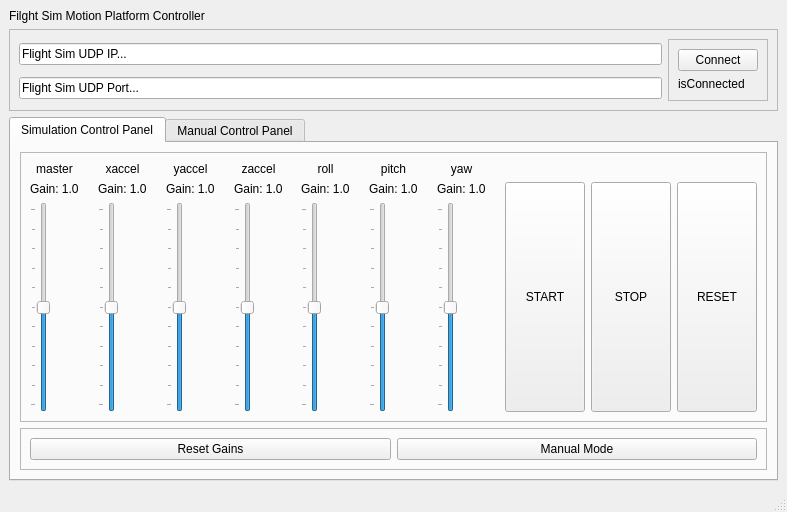
<?xml version="1.0" encoding="UTF-8"?>
<ui version="4.0">
 <class>MainWindow</class>
 <widget class="QMainWindow" name="MainWindow">
  <property name="enabled">
   <bool>true</bool>
  </property>
  <property name="geometry">
   <rect>
    <x>0</x>
    <y>0</y>
    <width>787</width>
    <height>510</height>
   </rect>
  </property>
  <property name="sizePolicy">
   <sizepolicy hsizetype="Fixed" vsizetype="Fixed">
    <horstretch>0</horstretch>
    <verstretch>0</verstretch>
   </sizepolicy>
  </property>
  <property name="windowTitle">
   <string>MainWindow</string>
  </property>
  <widget class="QWidget" name="centralwidget">
   <property name="sizePolicy">
    <sizepolicy hsizetype="Expanding" vsizetype="Expanding">
     <horstretch>1</horstretch>
     <verstretch>1</verstretch>
    </sizepolicy>
   </property>
   <layout class="QGridLayout" name="gridLayout_2">
    <item row="0" column="0">
     <widget class="QLabel" name="SM_STATUS">
      <property name="text">
       <string>Filght Sim Motion Platform Controller</string>
      </property>
     </widget>
    </item>
    <item row="1" column="0">
     <widget class="QFrame" name="frame_2">
      <property name="frameShape">
       <enum>QFrame::StyledPanel</enum>
      </property>
      <property name="frameShadow">
       <enum>QFrame::Raised</enum>
      </property>
      <layout class="QGridLayout" name="gridLayout_3">
       <item row="0" column="1" rowspan="2">
        <widget class="QFrame" name="frame_3">
         <property name="frameShape">
          <enum>QFrame::StyledPanel</enum>
         </property>
         <property name="frameShadow">
          <enum>QFrame::Raised</enum>
         </property>
         <layout class="QVBoxLayout" name="verticalLayout_4">
          <item>
           <widget class="QPushButton" name="Connect">
            <property name="text">
             <string>Connect</string>
            </property>
           </widget>
          </item>
          <item>
           <widget class="QLabel" name="is_flight_sim_connected">
            <property name="text">
             <string>isConnected</string>
            </property>
           </widget>
          </item>
         </layout>
        </widget>
       </item>
       <item row="0" column="0">
        <widget class="QLineEdit" name="flight_sim_IP">
         <property name="text">
          <string>Flight Sim UDP IP...</string>
         </property>
        </widget>
       </item>
       <item row="1" column="0">
        <widget class="QLineEdit" name="flight_sim_UDP">
         <property name="text">
          <string>Flight Sim UDP Port...</string>
         </property>
        </widget>
       </item>
      </layout>
     </widget>
    </item>
    <item row="2" column="0">
     <widget class="QTabWidget" name="tabWidget">
      <property name="currentIndex">
       <number>0</number>
      </property>
      <widget class="QWidget" name="tab">
       <attribute name="title">
        <string>Simulation Control Panel</string>
       </attribute>
       <layout class="QGridLayout" name="gridLayout_4">
        <item row="1" column="0">
         <widget class="QFrame" name="frame_4">
          <property name="frameShape">
           <enum>QFrame::StyledPanel</enum>
          </property>
          <property name="frameShadow">
           <enum>QFrame::Raised</enum>
          </property>
          <layout class="QHBoxLayout" name="horizontalLayout">
           <item>
            <widget class="QPushButton" name="reset_gains">
             <property name="text">
              <string>Reset Gains</string>
             </property>
            </widget>
           </item>
           <item>
            <widget class="QPushButton" name="manual_mode_button">
             <property name="text">
              <string>Manual Mode</string>
             </property>
            </widget>
           </item>
          </layout>
         </widget>
        </item>
        <item row="0" column="0">
         <widget class="QFrame" name="frame">
          <property name="sizePolicy">
           <sizepolicy hsizetype="Expanding" vsizetype="Expanding">
            <horstretch>0</horstretch>
            <verstretch>0</verstretch>
           </sizepolicy>
          </property>
          <property name="frameShape">
           <enum>QFrame::StyledPanel</enum>
          </property>
          <property name="frameShadow">
           <enum>QFrame::Raised</enum>
          </property>
          <layout class="QGridLayout" name="gridLayout">
           <item row="1" column="4">
            <widget class="QLabel" name="yaccel_label">
             <property name="text">
              <string>Gain: 1.0</string>
             </property>
            </widget>
           </item>
           <item row="1" column="2">
            <widget class="QLabel" name="xaccel_label">
             <property name="text">
              <string>Gain: 1.0</string>
             </property>
            </widget>
           </item>
           <item row="1" column="8">
            <widget class="QLabel" name="roll_label">
             <property name="text">
              <string>Gain: 1.0</string>
             </property>
            </widget>
           </item>
           <item row="1" column="6">
            <widget class="QLabel" name="zaccel_label">
             <property name="text">
              <string>Gain: 1.0</string>
             </property>
            </widget>
           </item>
           <item row="1" column="10">
            <widget class="QLabel" name="pitch_label">
             <property name="text">
              <string>Gain: 1.0</string>
             </property>
            </widget>
           </item>
           <item row="1" column="12">
            <widget class="QLabel" name="yaw_label">
             <property name="text">
              <string>Gain: 1.0</string>
             </property>
            </widget>
           </item>
           <item row="1" column="14" rowspan="2">
            <widget class="QPushButton" name="start">
             <property name="sizePolicy">
              <sizepolicy hsizetype="Fixed" vsizetype="Expanding">
               <horstretch>0</horstretch>
               <verstretch>0</verstretch>
              </sizepolicy>
             </property>
             <property name="text">
              <string>START</string>
             </property>
            </widget>
           </item>
           <item row="2" column="8">
            <widget class="QSlider" name="roll">
             <property name="minimumSize">
              <size>
               <width>20</width>
               <height>200</height>
              </size>
             </property>
             <property name="maximum">
              <number>10</number>
             </property>
             <property name="value">
              <number>5</number>
             </property>
             <property name="tracking">
              <bool>true</bool>
             </property>
             <property name="orientation">
              <enum>Qt::Vertical</enum>
             </property>
             <property name="invertedAppearance">
              <bool>false</bool>
             </property>
             <property name="invertedControls">
              <bool>false</bool>
             </property>
             <property name="tickPosition">
              <enum>QSlider::TicksAbove</enum>
             </property>
             <property name="tickInterval">
              <number>1</number>
             </property>
            </widget>
           </item>
           <item row="0" column="8">
            <widget class="QLabel" name="label_5">
             <property name="text">
              <string>roll</string>
             </property>
             <property name="alignment">
              <set>Qt::AlignCenter</set>
             </property>
            </widget>
           </item>
           <item row="0" column="4">
            <widget class="QLabel" name="label_3">
             <property name="text">
              <string>yaccel</string>
             </property>
             <property name="alignment">
              <set>Qt::AlignCenter</set>
             </property>
            </widget>
           </item>
           <item row="2" column="2">
            <widget class="QSlider" name="xaccel">
             <property name="minimumSize">
              <size>
               <width>20</width>
               <height>200</height>
              </size>
             </property>
             <property name="maximum">
              <number>10</number>
             </property>
             <property name="value">
              <number>5</number>
             </property>
             <property name="tracking">
              <bool>true</bool>
             </property>
             <property name="orientation">
              <enum>Qt::Vertical</enum>
             </property>
             <property name="invertedAppearance">
              <bool>false</bool>
             </property>
             <property name="invertedControls">
              <bool>false</bool>
             </property>
             <property name="tickPosition">
              <enum>QSlider::TicksAbove</enum>
             </property>
             <property name="tickInterval">
              <number>1</number>
             </property>
            </widget>
           </item>
           <item row="2" column="1">
            <spacer name="horizontalSpacer_7">
             <property name="orientation">
              <enum>Qt::Horizontal</enum>
             </property>
             <property name="sizeHint" stdset="0">
              <size>
               <width>40</width>
               <height>20</height>
              </size>
             </property>
            </spacer>
           </item>
           <item row="2" column="10">
            <widget class="QSlider" name="pitch">
             <property name="minimumSize">
              <size>
               <width>20</width>
               <height>200</height>
              </size>
             </property>
             <property name="maximum">
              <number>10</number>
             </property>
             <property name="value">
              <number>5</number>
             </property>
             <property name="tracking">
              <bool>true</bool>
             </property>
             <property name="orientation">
              <enum>Qt::Vertical</enum>
             </property>
             <property name="invertedAppearance">
              <bool>false</bool>
             </property>
             <property name="invertedControls">
              <bool>false</bool>
             </property>
             <property name="tickPosition">
              <enum>QSlider::TicksAbove</enum>
             </property>
             <property name="tickInterval">
              <number>1</number>
             </property>
            </widget>
           </item>
           <item row="0" column="10">
            <widget class="QLabel" name="label_6">
             <property name="text">
              <string>pitch</string>
             </property>
             <property name="alignment">
              <set>Qt::AlignCenter</set>
             </property>
            </widget>
           </item>
           <item row="0" column="0">
            <widget class="QLabel" name="label">
             <property name="text">
              <string>master</string>
             </property>
             <property name="alignment">
              <set>Qt::AlignCenter</set>
             </property>
            </widget>
           </item>
           <item row="2" column="13">
            <spacer name="horizontalSpacer">
             <property name="orientation">
              <enum>Qt::Horizontal</enum>
             </property>
             <property name="sizeHint" stdset="0">
              <size>
               <width>40</width>
               <height>20</height>
              </size>
             </property>
            </spacer>
           </item>
           <item row="1" column="16" rowspan="2">
            <widget class="QPushButton" name="reset">
             <property name="sizePolicy">
              <sizepolicy hsizetype="Fixed" vsizetype="Expanding">
               <horstretch>0</horstretch>
               <verstretch>0</verstretch>
              </sizepolicy>
             </property>
             <property name="text">
              <string>RESET</string>
             </property>
            </widget>
           </item>
           <item row="1" column="0">
            <widget class="QLabel" name="master_label">
             <property name="text">
              <string>Gain: 1.0</string>
             </property>
            </widget>
           </item>
           <item row="2" column="6">
            <widget class="QSlider" name="zaccel">
             <property name="sizePolicy">
              <sizepolicy hsizetype="Fixed" vsizetype="Expanding">
               <horstretch>0</horstretch>
               <verstretch>0</verstretch>
              </sizepolicy>
             </property>
             <property name="minimumSize">
              <size>
               <width>20</width>
               <height>200</height>
              </size>
             </property>
             <property name="maximum">
              <number>10</number>
             </property>
             <property name="value">
              <number>5</number>
             </property>
             <property name="tracking">
              <bool>true</bool>
             </property>
             <property name="orientation">
              <enum>Qt::Vertical</enum>
             </property>
             <property name="invertedAppearance">
              <bool>false</bool>
             </property>
             <property name="invertedControls">
              <bool>false</bool>
             </property>
             <property name="tickPosition">
              <enum>QSlider::TicksAbove</enum>
             </property>
             <property name="tickInterval">
              <number>1</number>
             </property>
            </widget>
           </item>
           <item row="0" column="2">
            <widget class="QLabel" name="label_2">
             <property name="text">
              <string>xaccel</string>
             </property>
             <property name="alignment">
              <set>Qt::AlignCenter</set>
             </property>
            </widget>
           </item>
           <item row="2" column="4">
            <widget class="QSlider" name="yaccel">
             <property name="minimumSize">
              <size>
               <width>20</width>
               <height>200</height>
              </size>
             </property>
             <property name="maximum">
              <number>10</number>
             </property>
             <property name="value">
              <number>5</number>
             </property>
             <property name="tracking">
              <bool>true</bool>
             </property>
             <property name="orientation">
              <enum>Qt::Vertical</enum>
             </property>
             <property name="invertedAppearance">
              <bool>false</bool>
             </property>
             <property name="invertedControls">
              <bool>false</bool>
             </property>
             <property name="tickPosition">
              <enum>QSlider::TicksAbove</enum>
             </property>
             <property name="tickInterval">
              <number>1</number>
             </property>
            </widget>
           </item>
           <item row="0" column="6">
            <widget class="QLabel" name="label_4">
             <property name="text">
              <string>zaccel</string>
             </property>
             <property name="alignment">
              <set>Qt::AlignCenter</set>
             </property>
            </widget>
           </item>
           <item row="2" column="0">
            <widget class="QSlider" name="master">
             <property name="enabled">
              <bool>true</bool>
             </property>
             <property name="minimumSize">
              <size>
               <width>20</width>
               <height>200</height>
              </size>
             </property>
             <property name="maximum">
              <number>10</number>
             </property>
             <property name="value">
              <number>5</number>
             </property>
             <property name="tracking">
              <bool>true</bool>
             </property>
             <property name="orientation">
              <enum>Qt::Vertical</enum>
             </property>
             <property name="invertedAppearance">
              <bool>false</bool>
             </property>
             <property name="invertedControls">
              <bool>false</bool>
             </property>
             <property name="tickPosition">
              <enum>QSlider::TicksAbove</enum>
             </property>
             <property name="tickInterval">
              <number>1</number>
             </property>
            </widget>
           </item>
           <item row="0" column="12">
            <widget class="QLabel" name="label_7">
             <property name="text">
              <string>yaw</string>
             </property>
             <property name="alignment">
              <set>Qt::AlignCenter</set>
             </property>
            </widget>
           </item>
           <item row="2" column="11">
            <spacer name="horizontalSpacer_2">
             <property name="orientation">
              <enum>Qt::Horizontal</enum>
             </property>
             <property name="sizeHint" stdset="0">
              <size>
               <width>40</width>
               <height>20</height>
              </size>
             </property>
            </spacer>
           </item>
           <item row="2" column="3">
            <spacer name="horizontalSpacer_6">
             <property name="orientation">
              <enum>Qt::Horizontal</enum>
             </property>
             <property name="sizeHint" stdset="0">
              <size>
               <width>40</width>
               <height>20</height>
              </size>
             </property>
            </spacer>
           </item>
           <item row="1" column="15" rowspan="2">
            <widget class="QPushButton" name="stop">
             <property name="sizePolicy">
              <sizepolicy hsizetype="Fixed" vsizetype="Expanding">
               <horstretch>0</horstretch>
               <verstretch>0</verstretch>
              </sizepolicy>
             </property>
             <property name="text">
              <string>STOP</string>
             </property>
            </widget>
           </item>
           <item row="2" column="5">
            <spacer name="horizontalSpacer_5">
             <property name="orientation">
              <enum>Qt::Horizontal</enum>
             </property>
             <property name="sizeHint" stdset="0">
              <size>
               <width>40</width>
               <height>20</height>
              </size>
             </property>
            </spacer>
           </item>
           <item row="2" column="7">
            <spacer name="horizontalSpacer_4">
             <property name="orientation">
              <enum>Qt::Horizontal</enum>
             </property>
             <property name="sizeHint" stdset="0">
              <size>
               <width>40</width>
               <height>20</height>
              </size>
             </property>
            </spacer>
           </item>
           <item row="2" column="9">
            <spacer name="horizontalSpacer_3">
             <property name="orientation">
              <enum>Qt::Horizontal</enum>
             </property>
             <property name="sizeHint" stdset="0">
              <size>
               <width>40</width>
               <height>20</height>
              </size>
             </property>
            </spacer>
           </item>
           <item row="2" column="12">
            <widget class="QSlider" name="yaw">
             <property name="minimumSize">
              <size>
               <width>20</width>
               <height>200</height>
              </size>
             </property>
             <property name="maximum">
              <number>10</number>
             </property>
             <property name="value">
              <number>5</number>
             </property>
             <property name="tracking">
              <bool>true</bool>
             </property>
             <property name="orientation">
              <enum>Qt::Vertical</enum>
             </property>
             <property name="invertedAppearance">
              <bool>false</bool>
             </property>
             <property name="invertedControls">
              <bool>false</bool>
             </property>
             <property name="tickPosition">
              <enum>QSlider::TicksAbove</enum>
             </property>
             <property name="tickInterval">
              <number>1</number>
             </property>
            </widget>
           </item>
          </layout>
         </widget>
        </item>
       </layout>
      </widget>
      <widget class="QWidget" name="tab_2">
       <attribute name="title">
        <string>Manual Control Panel</string>
       </attribute>
       <layout class="QGridLayout" name="gridLayout_5">
        <item row="0" column="0">
         <widget class="QFrame" name="frame_5">
          <property name="frameShape">
           <enum>QFrame::StyledPanel</enum>
          </property>
          <property name="frameShadow">
           <enum>QFrame::Raised</enum>
          </property>
          <layout class="QGridLayout" name="gridLayout_6">
           <item row="1" column="0">
            <widget class="QLabel" name="xaccel_label_2">
             <property name="text">
              <string>Gain: 1.0</string>
             </property>
            </widget>
           </item>
           <item row="1" column="2">
            <widget class="QLabel" name="yaccel_label_2">
             <property name="text">
              <string>Gain: 1.0</string>
             </property>
            </widget>
           </item>
           <item row="2" column="5">
            <spacer name="horizontalSpacer_8">
             <property name="orientation">
              <enum>Qt::Horizontal</enum>
             </property>
             <property name="sizeHint" stdset="0">
              <size>
               <width>98</width>
               <height>20</height>
              </size>
             </property>
            </spacer>
           </item>
           <item row="2" column="9">
            <spacer name="horizontalSpacer_10">
             <property name="orientation">
              <enum>Qt::Horizontal</enum>
             </property>
             <property name="sizeHint" stdset="0">
              <size>
               <width>98</width>
               <height>20</height>
              </size>
             </property>
            </spacer>
           </item>
           <item row="2" column="3">
            <spacer name="horizontalSpacer_12">
             <property name="orientation">
              <enum>Qt::Horizontal</enum>
             </property>
             <property name="sizeHint" stdset="0">
              <size>
               <width>99</width>
               <height>20</height>
              </size>
             </property>
            </spacer>
           </item>
           <item row="1" column="4">
            <widget class="QLabel" name="zaccel_label_2">
             <property name="text">
              <string>Gain: 1.0</string>
             </property>
            </widget>
           </item>
           <item row="2" column="6">
            <widget class="QSlider" name="roll_manual">
             <property name="minimumSize">
              <size>
               <width>20</width>
               <height>200</height>
              </size>
             </property>
             <property name="maximum">
              <number>10</number>
             </property>
             <property name="value">
              <number>5</number>
             </property>
             <property name="tracking">
              <bool>true</bool>
             </property>
             <property name="orientation">
              <enum>Qt::Vertical</enum>
             </property>
             <property name="invertedAppearance">
              <bool>false</bool>
             </property>
             <property name="invertedControls">
              <bool>false</bool>
             </property>
             <property name="tickPosition">
              <enum>QSlider::TicksAbove</enum>
             </property>
             <property name="tickInterval">
              <number>1</number>
             </property>
            </widget>
           </item>
           <item row="2" column="7">
            <spacer name="horizontalSpacer_11">
             <property name="orientation">
              <enum>Qt::Horizontal</enum>
             </property>
             <property name="sizeHint" stdset="0">
              <size>
               <width>99</width>
               <height>20</height>
              </size>
             </property>
            </spacer>
           </item>
           <item row="2" column="8">
            <widget class="QSlider" name="pitch_manual">
             <property name="minimumSize">
              <size>
               <width>20</width>
               <height>200</height>
              </size>
             </property>
             <property name="maximum">
              <number>10</number>
             </property>
             <property name="value">
              <number>5</number>
             </property>
             <property name="tracking">
              <bool>true</bool>
             </property>
             <property name="orientation">
              <enum>Qt::Vertical</enum>
             </property>
             <property name="invertedAppearance">
              <bool>false</bool>
             </property>
             <property name="invertedControls">
              <bool>false</bool>
             </property>
             <property name="tickPosition">
              <enum>QSlider::TicksAbove</enum>
             </property>
             <property name="tickInterval">
              <number>1</number>
             </property>
            </widget>
           </item>
           <item row="2" column="10">
            <widget class="QSlider" name="yaw_manual">
             <property name="minimumSize">
              <size>
               <width>20</width>
               <height>200</height>
              </size>
             </property>
             <property name="maximum">
              <number>10</number>
             </property>
             <property name="value">
              <number>5</number>
             </property>
             <property name="tracking">
              <bool>true</bool>
             </property>
             <property name="orientation">
              <enum>Qt::Vertical</enum>
             </property>
             <property name="invertedAppearance">
              <bool>false</bool>
             </property>
             <property name="invertedControls">
              <bool>false</bool>
             </property>
             <property name="tickPosition">
              <enum>QSlider::TicksAbove</enum>
             </property>
             <property name="tickInterval">
              <number>1</number>
             </property>
            </widget>
           </item>
           <item row="1" column="8">
            <widget class="QLabel" name="pitch_label_2">
             <property name="text">
              <string>Gain: 1.0</string>
             </property>
            </widget>
           </item>
           <item row="2" column="2">
            <widget class="QSlider" name="yaccel_manual">
             <property name="minimumSize">
              <size>
               <width>20</width>
               <height>200</height>
              </size>
             </property>
             <property name="maximum">
              <number>10</number>
             </property>
             <property name="value">
              <number>5</number>
             </property>
             <property name="tracking">
              <bool>true</bool>
             </property>
             <property name="orientation">
              <enum>Qt::Vertical</enum>
             </property>
             <property name="invertedAppearance">
              <bool>false</bool>
             </property>
             <property name="invertedControls">
              <bool>false</bool>
             </property>
             <property name="tickPosition">
              <enum>QSlider::TicksAbove</enum>
             </property>
             <property name="tickInterval">
              <number>1</number>
             </property>
            </widget>
           </item>
           <item row="1" column="10">
            <widget class="QLabel" name="yaw_label_2">
             <property name="text">
              <string>Deg: 1.0</string>
             </property>
            </widget>
           </item>
           <item row="1" column="6">
            <widget class="QLabel" name="roll_label_2">
             <property name="text">
              <string>Gain: 1.0</string>
             </property>
            </widget>
           </item>
           <item row="2" column="1">
            <spacer name="horizontalSpacer_13">
             <property name="orientation">
              <enum>Qt::Horizontal</enum>
             </property>
             <property name="sizeHint" stdset="0">
              <size>
               <width>98</width>
               <height>20</height>
              </size>
             </property>
            </spacer>
           </item>
           <item row="2" column="4">
            <widget class="QSlider" name="zaccel_manual">
             <property name="sizePolicy">
              <sizepolicy hsizetype="Fixed" vsizetype="Expanding">
               <horstretch>0</horstretch>
               <verstretch>0</verstretch>
              </sizepolicy>
             </property>
             <property name="minimumSize">
              <size>
               <width>20</width>
               <height>200</height>
              </size>
             </property>
             <property name="maximum">
              <number>10</number>
             </property>
             <property name="value">
              <number>5</number>
             </property>
             <property name="tracking">
              <bool>true</bool>
             </property>
             <property name="orientation">
              <enum>Qt::Vertical</enum>
             </property>
             <property name="invertedAppearance">
              <bool>false</bool>
             </property>
             <property name="invertedControls">
              <bool>false</bool>
             </property>
             <property name="tickPosition">
              <enum>QSlider::TicksAbove</enum>
             </property>
             <property name="tickInterval">
              <number>1</number>
             </property>
            </widget>
           </item>
           <item row="0" column="2">
            <widget class="QLabel" name="label_9">
             <property name="text">
              <string>yaccel</string>
             </property>
             <property name="alignment">
              <set>Qt::AlignCenter</set>
             </property>
            </widget>
           </item>
           <item row="0" column="4">
            <widget class="QLabel" name="label_8">
             <property name="text">
              <string>zaccel</string>
             </property>
             <property name="alignment">
              <set>Qt::AlignCenter</set>
             </property>
            </widget>
           </item>
           <item row="0" column="6">
            <widget class="QLabel" name="label_13">
             <property name="text">
              <string>roll</string>
             </property>
             <property name="alignment">
              <set>Qt::AlignCenter</set>
             </property>
            </widget>
           </item>
           <item row="0" column="8">
            <widget class="QLabel" name="label_10">
             <property name="text">
              <string>pitch</string>
             </property>
             <property name="alignment">
              <set>Qt::AlignCenter</set>
             </property>
            </widget>
           </item>
           <item row="0" column="10">
            <widget class="QLabel" name="label_11">
             <property name="text">
              <string>yaw</string>
             </property>
             <property name="alignment">
              <set>Qt::AlignCenter</set>
             </property>
            </widget>
           </item>
           <item row="0" column="0">
            <widget class="QLabel" name="label_14">
             <property name="text">
              <string>xaccel</string>
             </property>
             <property name="alignment">
              <set>Qt::AlignCenter</set>
             </property>
            </widget>
           </item>
           <item row="2" column="0">
            <widget class="QSlider" name="xaccel_manual">
             <property name="minimumSize">
              <size>
               <width>20</width>
               <height>200</height>
              </size>
             </property>
             <property name="maximum">
              <number>10</number>
             </property>
             <property name="value">
              <number>5</number>
             </property>
             <property name="tracking">
              <bool>true</bool>
             </property>
             <property name="orientation">
              <enum>Qt::Vertical</enum>
             </property>
             <property name="invertedAppearance">
              <bool>false</bool>
             </property>
             <property name="invertedControls">
              <bool>false</bool>
             </property>
             <property name="tickPosition">
              <enum>QSlider::TicksAbove</enum>
             </property>
             <property name="tickInterval">
              <number>1</number>
             </property>
            </widget>
           </item>
          </layout>
         </widget>
        </item>
        <item row="1" column="0">
         <widget class="QFrame" name="frame_6">
          <property name="minimumSize">
           <size>
            <width>0</width>
            <height>50</height>
           </size>
          </property>
          <property name="frameShape">
           <enum>QFrame::StyledPanel</enum>
          </property>
          <property name="frameShadow">
           <enum>QFrame::Raised</enum>
          </property>
          <layout class="QGridLayout" name="gridLayout_7">
           <item row="1" column="0">
            <widget class="QPushButton" name="simulation_mode_button">
             <property name="sizePolicy">
              <sizepolicy hsizetype="Minimum" vsizetype="Expanding">
               <horstretch>0</horstretch>
               <verstretch>0</verstretch>
              </sizepolicy>
             </property>
             <property name="minimumSize">
              <size>
               <width>0</width>
               <height>50</height>
              </size>
             </property>
             <property name="text">
              <string>Simulation Mode</string>
             </property>
            </widget>
           </item>
           <item row="0" column="0">
            <widget class="QPushButton" name="reset_gain_manual">
             <property name="sizePolicy">
              <sizepolicy hsizetype="Minimum" vsizetype="Expanding">
               <horstretch>0</horstretch>
               <verstretch>0</verstretch>
              </sizepolicy>
             </property>
             <property name="text">
              <string>Reset Manual Vals</string>
             </property>
            </widget>
           </item>
          </layout>
         </widget>
        </item>
       </layout>
      </widget>
     </widget>
    </item>
   </layout>
  </widget>
  <widget class="QMenuBar" name="menubar">
   <property name="geometry">
    <rect>
     <x>0</x>
     <y>0</y>
     <width>787</width>
     <height>18</height>
    </rect>
   </property>
  </widget>
  <widget class="QStatusBar" name="statusbar"/>
 </widget>
 <resources/>
 <connections/>
</ui>
